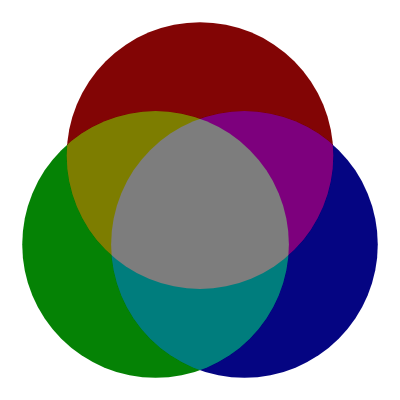
Frame 1 (no input)
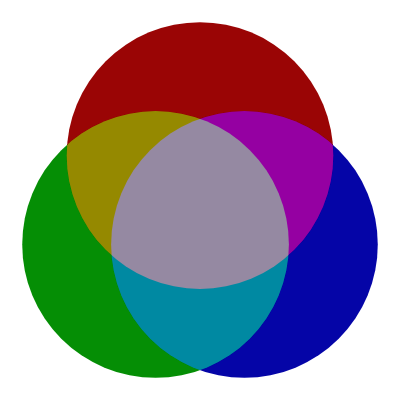
Frame 60 (no input)
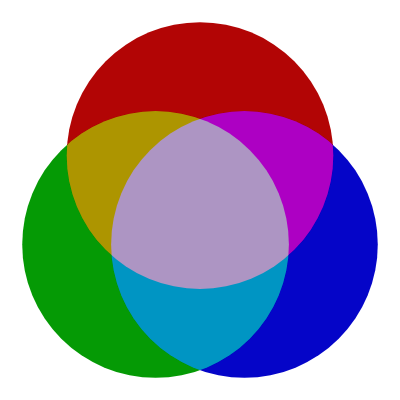
Frame 120 (the mouse pressed at the canvas centre since frame 60)

The p5.js sketch that drew these frames (run headless with seeded random() and noise() and a simulated clock; from frame 60 on, the mouse is pressed at the canvas centre):

// p5.js sketch
// ── sketch.js

function setup() {

  createCanvas(400, 400);
  blendMode( ADD );

}

function draw() {

	clear();
	let time = millis();

	let redValue = 127 + 127 * sin( time * 0.0002 );
	let greenValue = 127 + 127 * sin( time * 0.0001 );
	let blueValue = 127 + 127 * sin( time * 0.0003 );

	let diameter = height / 1.5;

	noStroke();

	push();
		translate( width / 2, height / 2 - diameter/6 );

		fill( color( redValue, 0, 0, 250 ) );
		ellipse( 0, 0, diameter, diameter );
  	pop();

	push();
		translate( width / 2 - diameter/6, height / 2 + diameter/6 );

		fill( color ( 0, greenValue, 0, 250 ) );
		ellipse( 0, 0, diameter, diameter );
	pop();

	push();
		translate( width / 2 + diameter / 6, height / 2 + diameter / 6 );

		fill( color ( 0, 0, blueValue, 250 ) );
		ellipse( 0, 0, diameter, diameter );
	pop();

}
